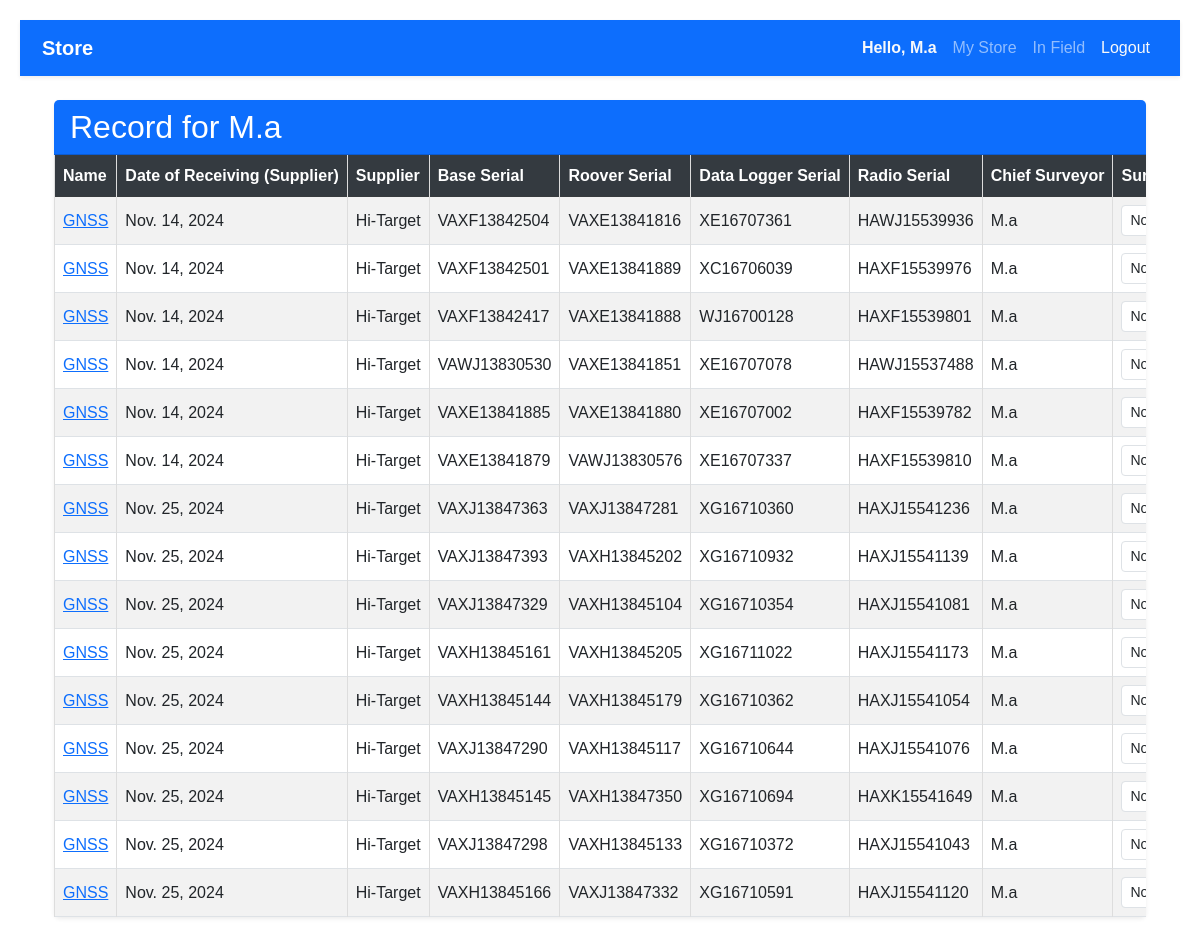
Before: / (signed in) with the older database file.
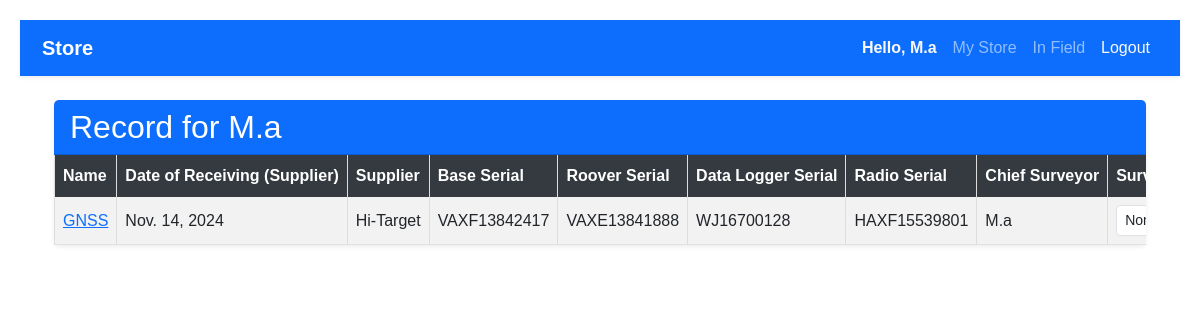
After: the same page with the newer database file.
### inventory/models.py (models this page shows, shortened)
class EquipmentsInSurvey(models.Model):
    name = models.CharField(max_length=100)
    date_of_receiving_from_supplier = models.DateField()
    supplier = models.CharField(max_length=20)
    base_serial = models.CharField(max_length=100)
    roover_serial = models.CharField(max_length=100)
    data_logger_serial = models.CharField(max_length=100)
    radio_serial = models.CharField(max_length=100)
    chief_surveyor = models.ForeignKey(User, on_delete=models.CASCADE, null=True)
    surveyor_responsible = models.CharField(max_length=100, null=True)
    project = models.CharField(max_length=20)
    section = models.CharField(max_length=100)
    date_receiving_from_department = models.DateField()
    status = models.CharField(choices=[('In Store', 'In Store'), ('In Field', 'In Field'), ('With Chief Surveyor', 'With Chief Surveyor')], max_length=100, default='In Store')

### inventory/views.py (the view, shortened to what this page needs)
# urls.py: path('', views.request_equipment, name='/'),
@login_required
def request_equipment(request):
    user = request.user
    data = EquipmentsInSurvey.objects.filter(chief_surveyor=user)
    return render(request, 'inventory/request_equipment.html', {'data':data})

### inventory/context_processors.py (called while the page is built)
def is_admin(request):
    return {'is_admin': request.user.is_authenticated and request.user.is_superuser}

### inventory/templates/inventory/request_equipment.html (shortened to what this page needs)
{% extends 'base/base_dashboard.html' %}
{% block content %}
<div class="container-fluid mt-4">
    <div class="card shadow-sm border-0">
        <div class="card-header bg-primary text-white">
            <h2 class="mb-0">Record for {{ request.user }}</h2>
        </div>
        <div class="card-body p-0">
            <div class="table-responsive" style="overflow-x: auto; -webkit-overflow-scrolling: touch;">
                <table class="table table-striped table-hover table-bordered align-middle mb-0">
                    <thead class="table-dark">
                        <tr>
                            <th>Name</th>
                            <th>Date of Receiving (Supplier)</th>
                            <th>Supplier</th>
                            <th>Base Serial</th>
                            <th>Roover Serial</th>
                            <th>Data Logger Serial</th>
                            <th>Radio Serial</th>
                            <th>Chief Surveyor</th>
                            <th>Surveyor Responsible</th>
                        </tr>
                    </thead>
                    <tbody>
                        {% for info in data %}
                        <tr>
                            <td><a href="{% url 'equipment_detail' info.id %}">{{ info.name }}</a></td>
                            <td>{{ info.date_of_receiving_from_supplier }}</td>
                            <td>{{ info.supplier }}</td>
                            <td>{{ info.base_serial }}</td>
                            <td>{{ info.roover_serial }}</td>
                            <td>{{ info.data_logger_serial }}</td>
                            <td>{{ info.radio_serial }}</td>
                            <td>{{ info.chief_surveyor }}</td>
                            <td>
                                <form action="{% url 'request_equipment' %}" method="post" class="d-inline">
                                    <input type="text" class="form-control form-control-sm" name="surveyor_res" value="{{ info.surveyor_responsible }}">
                            </td>
                        </tr>
                        {% endfor %}
                    </tbody>
                </table>
            </div>
        </div>
    </div>
</div>
{% endblock %}

Changed rows visible on the page:
no longer on this page (row edited): EquipmentsInSurvey: name "GNSS", date_of_receiving_from_supplier "Nov. 14, 2024", supplier "Hi-Target", base_serial "VAXF13842504", roover_serial "VAXE13841816", data_logger_serial "XE16707361", radio_serial "HAWJ15539936", chief_surveyor "M.a", surveyor_res "None"
no longer on this page (row edited): EquipmentsInSurvey: name "GNSS", date_of_receiving_from_supplier "Nov. 14, 2024", supplier "Hi-Target", base_serial "VAXF13842501", roover_serial "VAXE13841889", data_logger_serial "XC16706039", radio_serial "HAXF15539976", chief_surveyor "M.a", surveyor_res "None"
no longer on this page (row edited): EquipmentsInSurvey: name "GNSS", date_of_receiving_from_supplier "Nov. 14, 2024", supplier "Hi-Target", base_serial "VAWJ13830530", roover_serial "VAXE13841851", data_logger_serial "XE16707078", radio_serial "HAWJ15537488", chief_surveyor "M.a", surveyor_res "None"
no longer on this page (row edited): EquipmentsInSurvey: name "GNSS", date_of_receiving_from_supplier "Nov. 14, 2024", supplier "Hi-Target", base_serial "VAXE13841885", roover_serial "VAXE13841880", data_logger_serial "XE16707002", radio_serial "HAXF15539782", chief_surveyor "M.a", surveyor_res "None"
no longer on this page (row edited): EquipmentsInSurvey: name "GNSS", date_of_receiving_from_supplier "Nov. 14, 2024", supplier "Hi-Target", base_serial "VAXE13841879", roover_serial "VAWJ13830576", data_logger_serial "XE16707337", radio_serial "HAXF15539810", chief_surveyor "M.a", surveyor_res "None"
no longer on this page (row edited): EquipmentsInSurvey: name "GNSS", date_of_receiving_from_supplier "Nov. 25, 2024", supplier "Hi-Target", base_serial "VAXJ13847363", roover_serial "VAXJ13847281", data_logger_serial "XG16710360", radio_serial "HAXJ15541236", chief_surveyor "M.a", surveyor_res "None"
no longer on this page (row edited): EquipmentsInSurvey: name "GNSS", date_of_receiving_from_supplier "Nov. 25, 2024", supplier "Hi-Target", base_serial "VAXJ13847393", roover_serial "VAXH13845202", data_logger_serial "XG16710932", radio_serial "HAXJ15541139", chief_surveyor "M.a", surveyor_res "None"
no longer on this page (row edited): EquipmentsInSurvey: name "GNSS", date_of_receiving_from_supplier "Nov. 25, 2024", supplier "Hi-Target", base_serial "VAXJ13847329", roover_serial "VAXH13845104", data_logger_serial "XG16710354", radio_serial "HAXJ15541081", chief_surveyor "M.a", surveyor_res "None"
no longer on this page (row edited): EquipmentsInSurvey: name "GNSS", date_of_receiving_from_supplier "Nov. 25, 2024", supplier "Hi-Target", base_serial "VAXH13845161", roover_serial "VAXH13845205", data_logger_serial "XG16711022", radio_serial "HAXJ15541173", chief_surveyor "M.a", surveyor_res "None"
no longer on this page (row edited): EquipmentsInSurvey: name "GNSS", date_of_receiving_from_supplier "Nov. 25, 2024", supplier "Hi-Target", base_serial "VAXH13845144", roover_serial "VAXH13845179", data_logger_serial "XG16710362", radio_serial "HAXJ15541054", chief_surveyor "M.a", surveyor_res "None"
no longer on this page (row edited): EquipmentsInSurvey: name "GNSS", date_of_receiving_from_supplier "Nov. 25, 2024", supplier "Hi-Target", base_serial "VAXJ13847290", roover_serial "VAXH13845117", data_logger_serial "XG16710644", radio_serial "HAXJ15541076", chief_surveyor "M.a", surveyor_res "None"
no longer on this page (row edited): EquipmentsInSurvey: name "GNSS", date_of_receiving_from_supplier "Nov. 25, 2024", supplier "Hi-Target", base_serial "VAXH13845145", roover_serial "VAXH13847350", data_logger_serial "XG16710694", radio_serial "HAXK15541649", chief_surveyor "M.a", surveyor_res "None"
no longer on this page (row edited): EquipmentsInSurvey: name "GNSS", date_of_receiving_from_supplier "Nov. 25, 2024", supplier "Hi-Target", base_serial "VAXJ13847298", roover_serial "VAXH13845133", data_logger_serial "XG16710372", radio_serial "HAXJ15541043", chief_surveyor "M.a", surveyor_res "None"
no longer on this page (row edited): EquipmentsInSurvey: name "GNSS", date_of_receiving_from_supplier "Nov. 25, 2024", supplier "Hi-Target", base_serial "VAXH13845166", roover_serial "VAXJ13847332", data_logger_serial "XG16710591", radio_serial "HAXJ15541120", chief_surveyor "M.a", surveyor_res "None"
